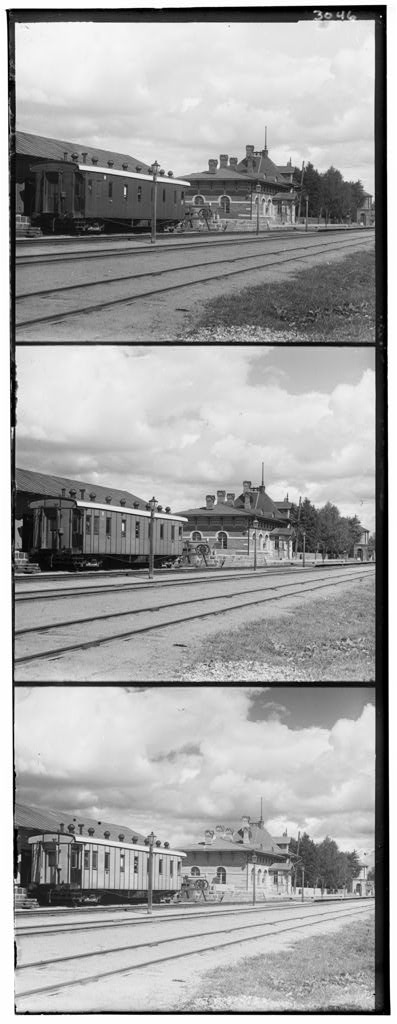
#> input picture hw1_submission/HW1_files/prokudin-gorskii/00398v.jpg, 397 x 1024 px, found by its file name
$ python problem2.py
#> lines starting #> are read from the running program, lines starting #| are printed output that depends on the picture

import os,sys

thisdir = os.path.dirname(os.path.dirname(os.path.abspath(__file__)))
sys.path.append(thisdir)
sys.path.append(thisdir+'/prokudin-gorskii/')

import numpy as np
import matplotlib.pyplot as plt
import imageio
import cv2

# image = plt.imread('../prokudin-gorskii/efros_tableau.jpg')
# image = plt.imread('../efros_tableau.jpg')
image = plt.imread('../HW1_files/prokudin-gorskii/00398v.jpg')
#> image is the input picture: shape (1024, 397); min 0, max 255, mean 163.6

h,w = image.shape
#> h = 1024; w = 397

h_ind =round(h/3)
#> h_ind = 341
image1 = image[:h_ind,:]
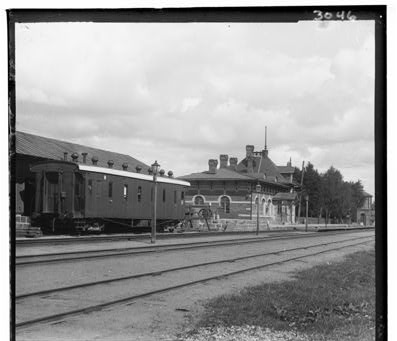
#> image1: shape (341, 397); min 0, max 255, mean 151.4
image2 = image[h_ind:2*h_ind,:]
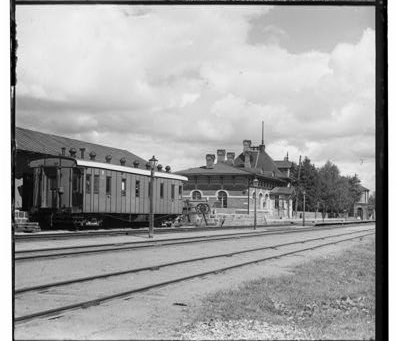
#> image2: shape (341, 397); min 0, max 255, mean 163.8
image3 = image[2*h_ind:3*h_ind,:]
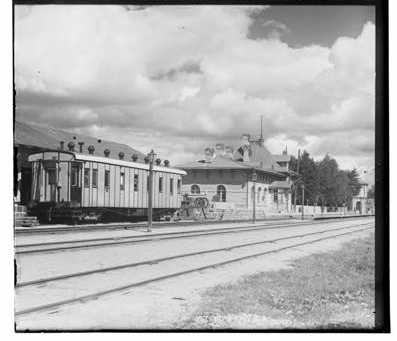
#> image3: shape (341, 397); min 0, max 255, mean 175.3
# [27 lines of commented-out code are left out]

image1_b = image1[:,:,None]

# [28 lines of commented-out code are left out]

image2_g = image2[:,:,None]

# image3 = image[682+1:1002-1,22:380]
#efros_tableau.jpg
# image3 = image[842:1264,:]

image3_r = image3[:,:,None]

stacked=np.dstack((image1_b,image2_g))
stacked_all = np.dstack((stacked,image3_r))
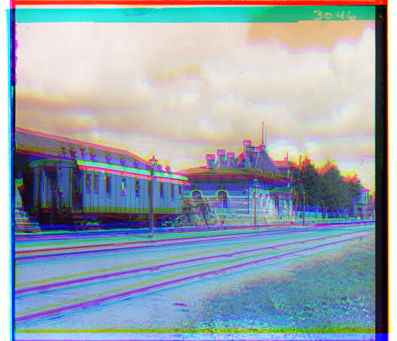
#> stacked_all: shape (341, 397, 3); mean of channels 0, 1, 2 151.4, 163.8, 175.3; drawn as R, G, B
stacked_all_rgb = cv2.cvtColor(stacked_all, cv2.COLOR_BGR2RGB)
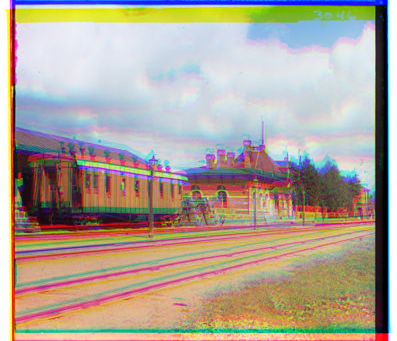
#> stacked_all_rgb: shape (341, 397, 3); mean R, G, B 175.3, 163.8, 151.4

plt.imshow(stacked_all_rgb )
plt.show()


# task 2

def checkoffset(imageA,imageB):
	# measure_old =100000000
	measure_old=0
	imageA = imageA.astype('float')
	imageB = imageB.astype('float')

	for i in range(-15,15):
		# [8 lines of commented-out code are left out]

		for j in range(-15,15):
		# [8 lines of commented-out code are left out]


			moved_image_right = np.roll(imageA, i, axis=1) #right
			# measure=np.dot(moved_image,imageB.T)
			moved_image_up = np.roll(moved_image_right, j, axis=0) #up
			# measure=np.sum(np.corrcoef(moved_image_up,imageB))
			measure= np.sum(moved_image_up*imageB)

			# measure=np.sum(np.corrcoef(moved_image_up,imageB))
			if measure>measure_old:
				x_off = i
				y_off = j
				measure_old = measure
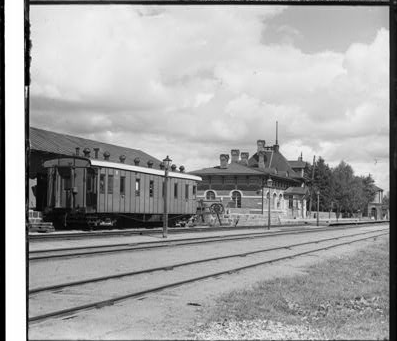
#> moved_image_right: shape (341, 397) float64; min 0, max 255, mean 163.8
#> after the loop, measure_old = 4.26e+09; x_off = 1; y_off = 0
				# if i %5 ==0:
					# print(i,measure)
	# print('sameimage',np.sum(imageB*imageB))

	return x_off, y_off
	# return x_off


x_offset,y_offset=checkoffset(image2,image3)
#> x_offset = 1; y_offset = 0

print('output',x_offset,y_offset)
#| output 1 0

$ run again, with hw1_submission/HW1_files/prokudin-gorskii/efros_tableau.jpg copied over hw1_submission/HW1_files/prokudin-gorskii/00398v.jpg
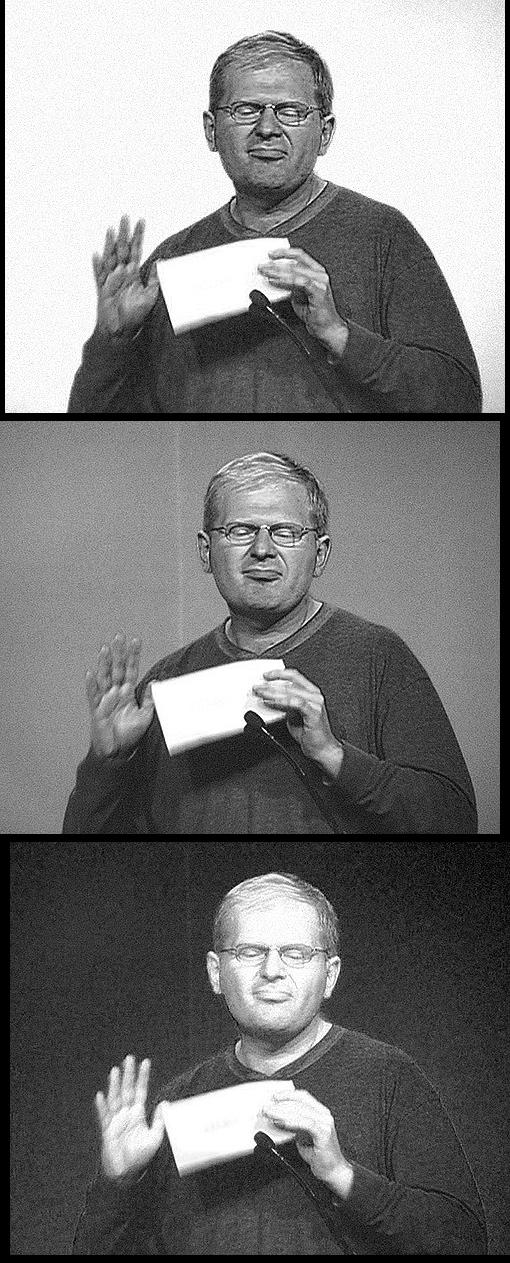
#> input picture hw1_submission/HW1_files/prokudin-gorskii/efros_tableau.jpg, 510 x 1263 px, found by its file name
#> image is the input picture: shape (1263, 510); min 0, max 255, mean 122.4
#> `stacked_all_rgb = cv2.cvtColor(stacked_all, cv2.COLOR_BGR2RGB)`:
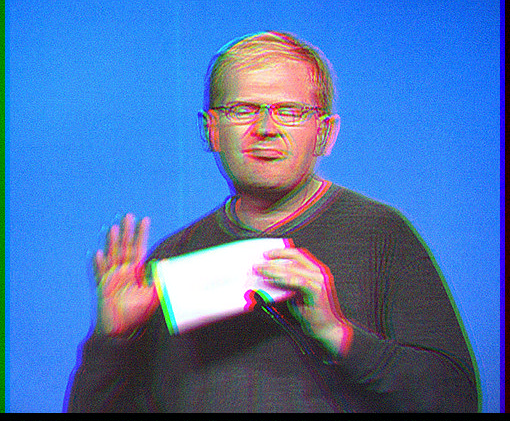
#> stacked_all_rgb: shape (421, 510, 3); mean R, G, B 77.2, 115.4, 174.6
#> after the loop in checkoffset, `for i in range(-15,15):`:
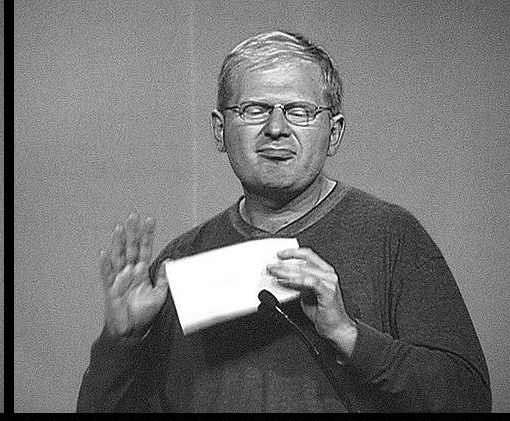
#> moved_image_right: shape (421, 510) float64; min 0, max 255, mean 115.4
#> after the loop in checkoffset, `for i in range(-15,15):`: measure_old = 2.3e+09; x_off = 10; y_off = 0
#> x_offset = 10; y_offset = 0
#| output 10 0

$ run again, with hw1_submission/HW1_files/prokudin-gorskii/00351v.jpg copied over hw1_submission/HW1_files/prokudin-gorskii/00398v.jpg
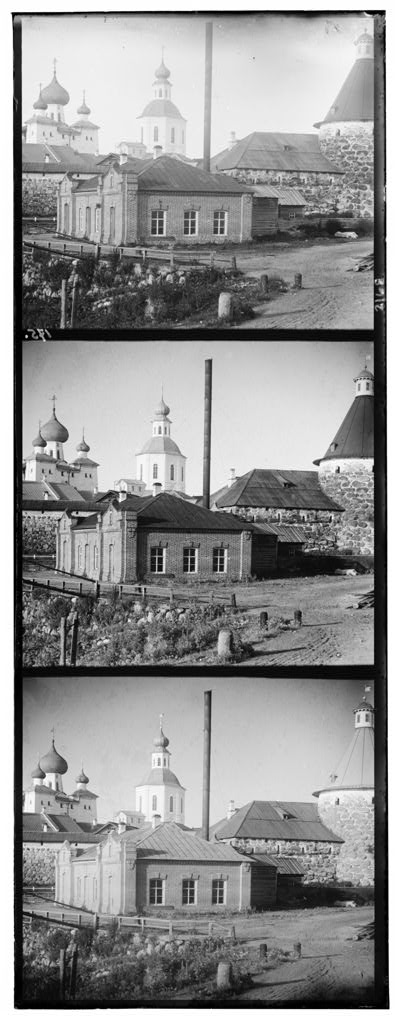
#> input picture hw1_submission/HW1_files/prokudin-gorskii/00351v.jpg, 396 x 1024 px, found by its file name
#> image is the input picture: shape (1024, 396); min 0, max 255, mean 146.8
#> `stacked_all_rgb = cv2.cvtColor(stacked_all, cv2.COLOR_BGR2RGB)`:
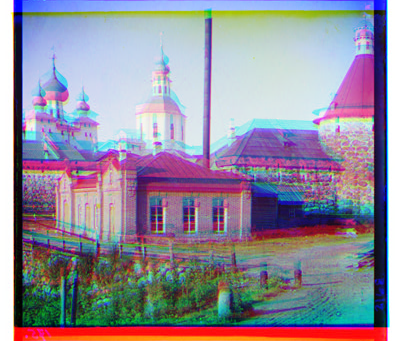
#> stacked_all_rgb: shape (341, 396, 3); mean R, G, B 144.9, 139.5, 155.8
#> after the loop in checkoffset, `for i in range(-15,15):`:
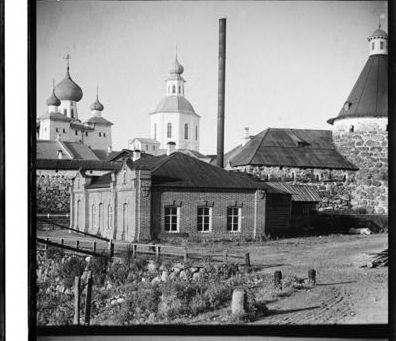
#> moved_image_right: shape (341, 396) float64; min 0, max 255, mean 139.5
#> after the loop in checkoffset, `for i in range(-15,15):`: measure_old = 3.29e+09; x_off = 0; y_off = -9
#> x_offset = 0; y_offset = -9
#| output 0 -9

$ run again, with hw1_submission/HW1_files/prokudin-gorskii/00125v.jpg copied over hw1_submission/HW1_files/prokudin-gorskii/00398v.jpg
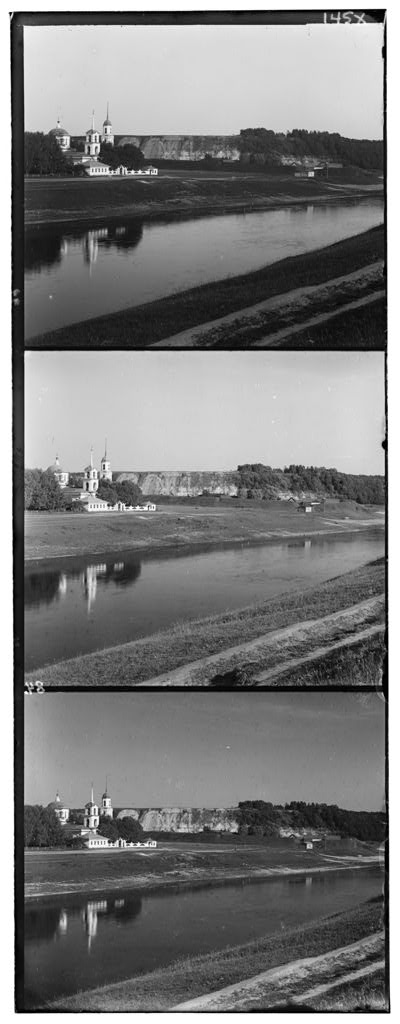
#> input picture hw1_submission/HW1_files/prokudin-gorskii/00125v.jpg, 400 x 1024 px, found by its file name
#> image is the input picture: shape (1024, 400); min 0, max 255, mean 124.2
#> `stacked_all_rgb = cv2.cvtColor(stacked_all, cv2.COLOR_BGR2RGB)`:
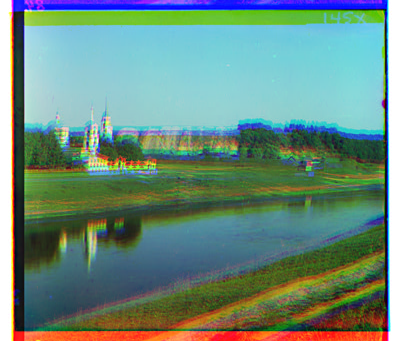
#> stacked_all_rgb: shape (341, 400, 3); mean R, G, B 106.9, 139.3, 125.9
#> after the loop in checkoffset, `for i in range(-15,15):`:
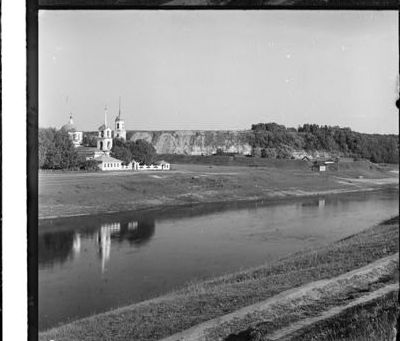
#> moved_image_right: shape (341, 400) float64; min 0, max 255, mean 139.3
#> after the loop in checkoffset, `for i in range(-15,15):`: measure_old = 2.38e+09; x_off = 1; y_off = -4
#> x_offset = 1; y_offset = -4
#| output 1 -4
